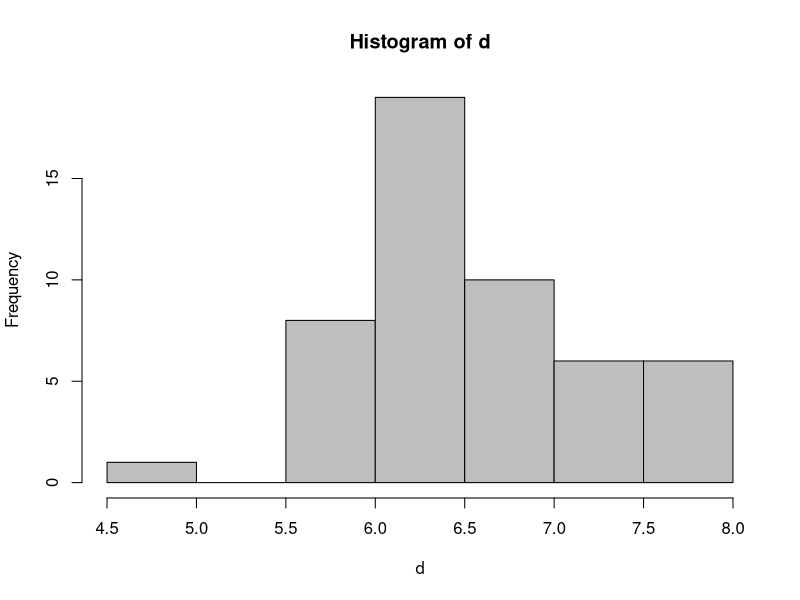
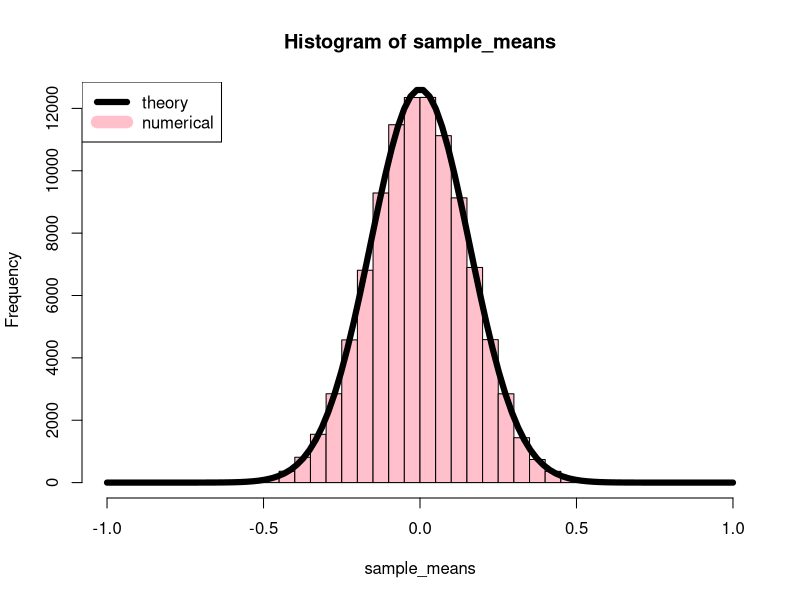
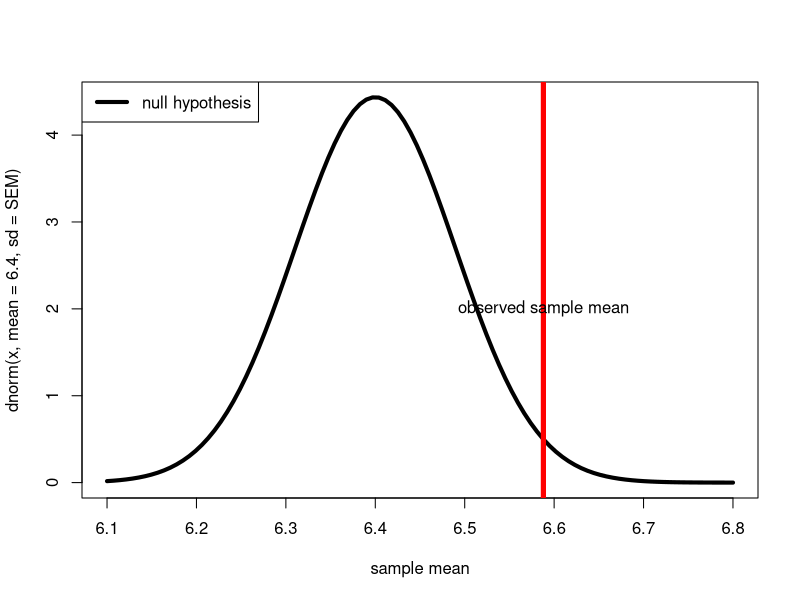
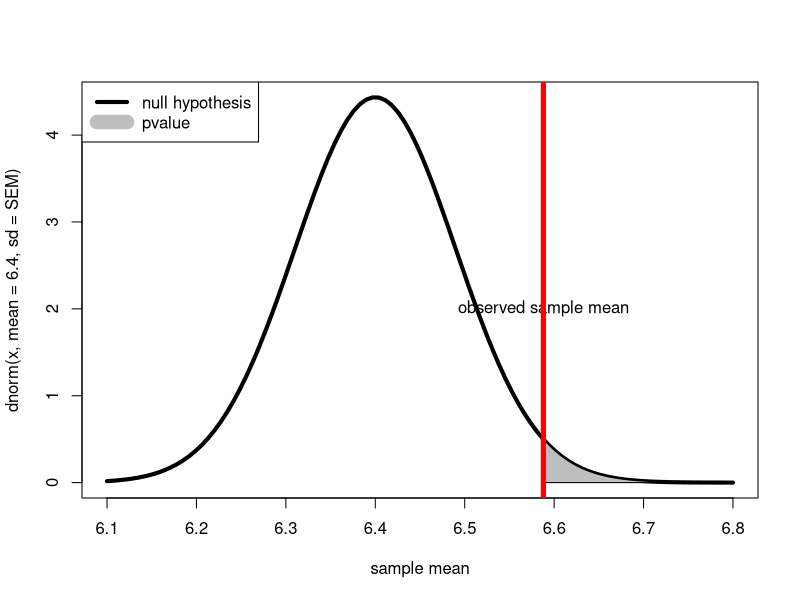
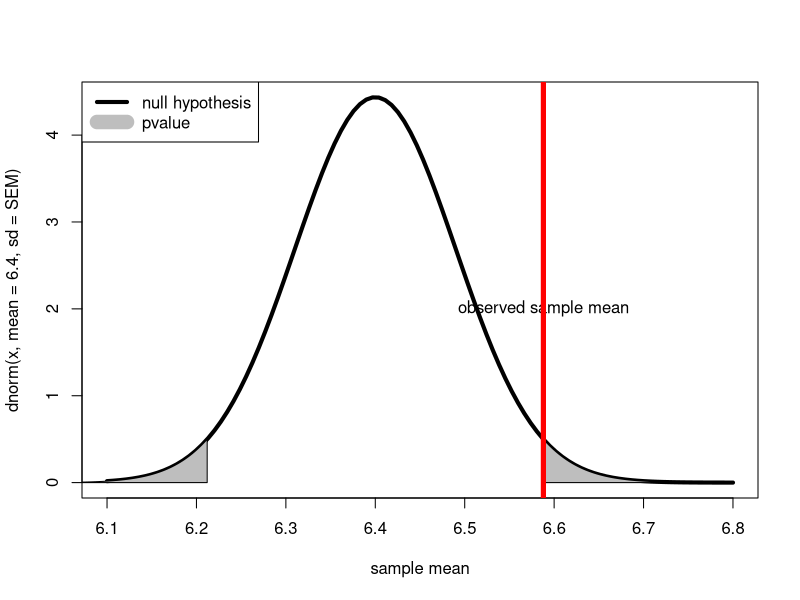
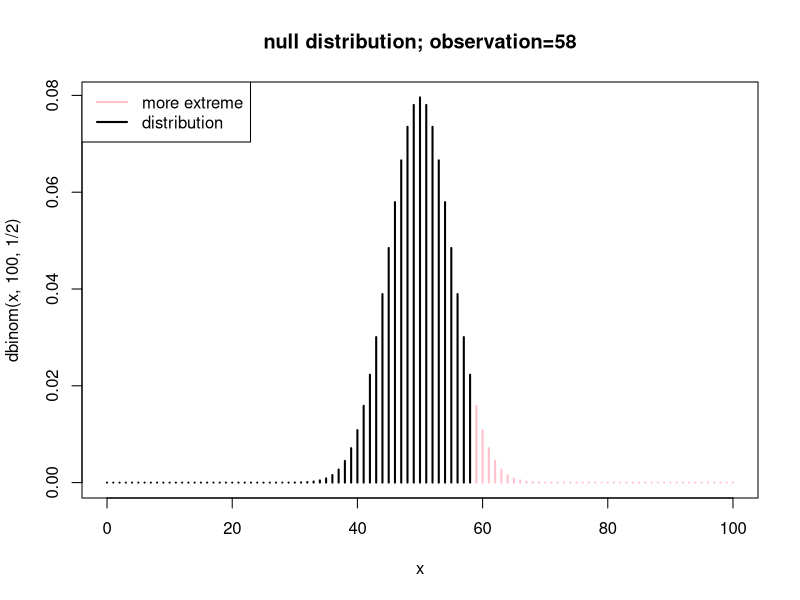
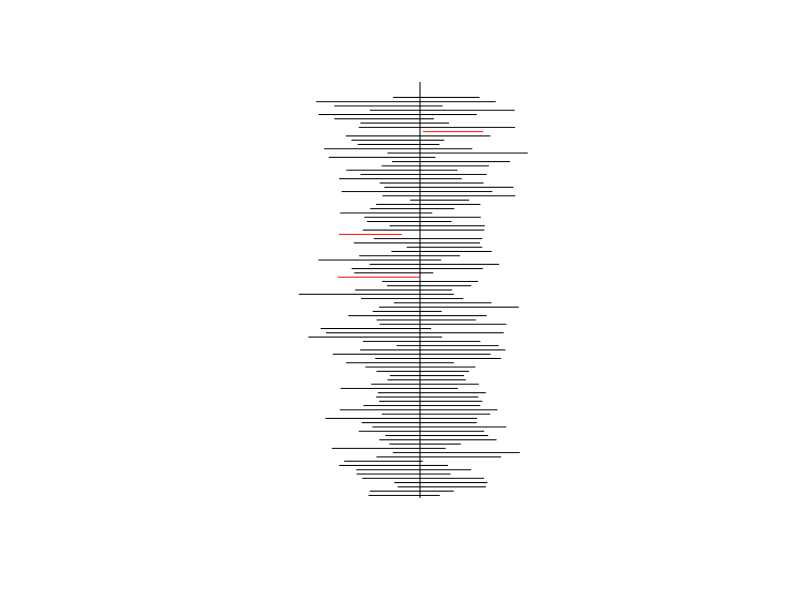

Source code (R) for these figures, in order:
## ---- chunk 1
d <- iris3[,1,"Virginica"]
d
hist(d,col='gray')
## ---- chunk 2
mean(d)
## ---- chunk 3
mean(rnorm(40))
mean(rnorm(40))
mean(rnorm(40))
## ---- chunk 4
width <- 0.05
n <- 100000
sample_means <- replicate(n,mean(rnorm(40)))
hist(sample_means,breaks=seq(from=-1,to=1,by=width),col='pink')
x <- seq(from=-1,to=1,len=100)
points(x,n*width*dnorm(x,sd=1/sqrt(40)),type="l",lwd=6)
legend("topleft",lwd=c(6,12),col=c("black","pink"),legend=c("theory","numerical"))
## ---- chunk 5
mean(d)
## ---- chunk 6
x <- seq(from=6.1,to=6.8,len=100)
n <- length(d)
SEM <- sd(d)/sqrt(n)
plot(x,dnorm(x,mean=6.4,sd=SEM),xlab="sample mean",type="l",lwd=4)
legend("topleft",lwd=c(4),col=c("black"),legend=c("null hypothesis"))
abline(v=mean(d),lwd=5,col='red')
text(mean(d),2,"observed sample mean")
## ---- chunk 7
x <- seq(from=6.1,to=6.8,len=100)
n <- length(d)
SEM <- sd(d)/sqrt(n)
plot(x,dnorm(x,mean=6.4,sd=SEM),xlab="sample mean",type="l",lwd=4)
legend("topleft",lwd=c(4,14),col=c("black","gray"),legend=c("null hypothesis","pvalue"))
text(mean(d),2,"observed sample mean")
jj <- seq(from=mean(d),to=6.8,len=100)
jj1 <- c(jj,rev(jj))
polygon(jj1,c(jj*0,dnorm(rev(jj),mean=6.4,sd=SEM)),col='gray')
abline(v=mean(d),lwd=5,col='red')
## ---- chunk 8
1-pnorm(mean(d),6.4,SEM)
## ---- chunk 9
replicate(6,sd(rnorm(100)))
## ---- chunk 10
replicate(6,sd(rnorm(4)))
## ---- chunk 11
t.test(d,mu=5.6,alternative="greater")
## ---- chunk 12
x <- seq(from=6.1,to=6.8,len=100)
n <- length(d)
SEM <- sd(d)/sqrt(n)
plot(x,dnorm(x,mean=6.4,sd=SEM),xlab="sample mean",type="l",lwd=4)
legend("topleft",lwd=c(4,14),col=c("black","gray"),legend=c("null hypothesis","pvalue"))
text(mean(d),2,"observed sample mean")
f <- function(x){
  jj <- c(x,rev(x))
  polygon(jj,c(x*0,dnorm(rev(x),mean=6.4,sd=SEM)),col='gray')
}
y <- seq(from=mean(d),to=6.8,len=100)
f(y)
f(6.4+(6.4-y))
abline(v=mean(d),lwd=5,col='red')
## ---- chunk 13
2*(1-pnorm(mean(d),6.4,SEM))
## ---- chunk 14
kiwi_a <- c(0.9, 1.02, 1.07, 0.92, 0.84, 0.9, 1.06, 1.01, 1.14, 0.96)
kiwi_b <- c(1.09, 1.14, 1.15, 1.03, 1.18, 1.04, 1.18, 1.17, 1.08, 1.02, 
0.99, 1.06, 1.03)
## ---- chunk 15
mean(kiwi_a)
mean(kiwi_b)
## ---- chunk 16
t.test(kiwi_a,kiwi_b)
## ---- chunk 17
before <- c(smith=112, jones=199, robinson=120, taylor=89, williams=100, brown=110)
after  <- c(smith=119, jones=201, robinson=137, taylor=91, williams=104, brown=109)
before
after
## ---- chunk 18
t.test(before-after,alternative="less")
## ---- chunk 19
t.test(before, after, paired=TRUE,alternative="less")
## ---- chunk 20
sum(dbinom(58:100,100,1/2))
## ---- chunk 21
x <- 0:100
plot(x,dbinom(x,100,1/2),col=c(rep("black",59),rep("pink",42)),type="h",lwd=2,main="null distribution; observation=58")
legend("topleft",lty=1,lwd=2,col=c("pink","black"),
        legend=c("more extreme","distribution"))
## ---- chunk 22
pbinom(57,100,1/2,lower.tail=FALSE)
## ---- chunk 23
sum(dbinom(c(0:31,69:100),100,1/2))
## ---- chunk 24
kiwi <- c(0.95, 0.56, 0.86, 0.83, 0.88, 0.77, 1.09)
mean(kiwi)
## ---- chunk 25
t.test(kiwi,mu=0.9)$p.value
## ---- chunk 26
t.test(kiwi,mu=1.2)$p.value
## ---- chunk 27
t.test(kiwi)
## ---- chunk 28
f <- function(n){ as.vector(t.test(rnorm(n))$conf.int) }

set.seed(0)
plot(c(-4,4),c(1,10),axes=FALSE,xlab='',ylab='',type='n')
for(i in 1:100){
    jj <- f(10)
    if(prod(jj)<0){col <- 'black' } else {col <- 'red'}
    segments(x0=jj[1],y0=i/10,x1=jj[2],y1=i/10,col=col,lwd=1)
}
abline(v=0)    
## ---- chunk 29
PlantGrowth
## ---- chunk 30
lm(weight~group,data=PlantGrowth)
summary(lm(weight~group,data=PlantGrowth))
